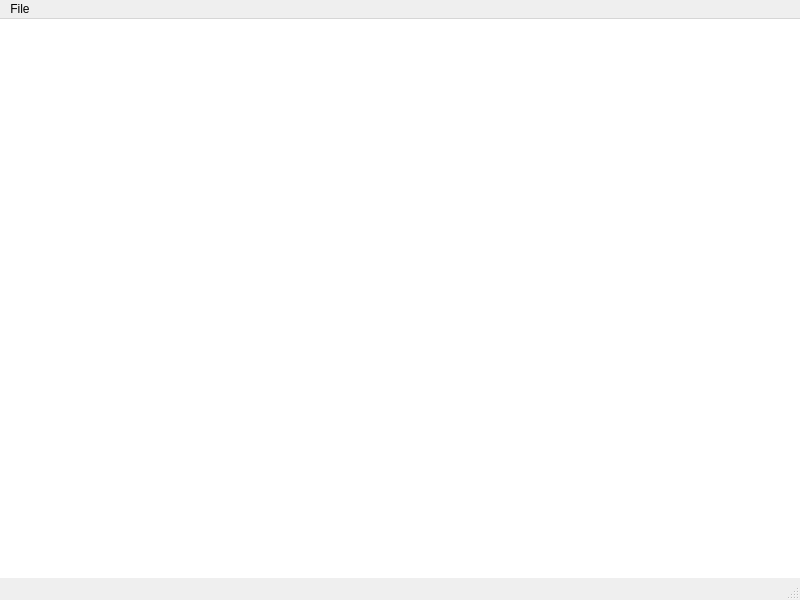
<?xml version="1.0" encoding="UTF-8"?>
<ui version="4.0">
 <class>MainWindow</class>
 <widget class="QMainWindow" name="MainWindow">
  <property name="geometry">
   <rect>
    <x>0</x>
    <y>0</y>
    <width>800</width>
    <height>600</height>
   </rect>
  </property>
  <property name="mouseTracking">
   <bool>false</bool>
  </property>
  <property name="windowTitle">
   <string>Uml editor</string>
  </property>
  <widget class="QWidget" name="centralwidget">
   <widget class="QGraphicsView" name="graphicsView">
    <property name="enabled">
     <bool>true</bool>
    </property>
    <property name="geometry">
     <rect>
      <x>-55</x>
      <y>-29</y>
      <width>941</width>
      <height>701</height>
     </rect>
    </property>
    <property name="mouseTracking">
     <bool>true</bool>
    </property>
    <property name="contextMenuPolicy">
     <enum>Qt::DefaultContextMenu</enum>
    </property>
   </widget>
  </widget>
  <widget class="QMenuBar" name="menubar">
   <property name="geometry">
    <rect>
     <x>0</x>
     <y>0</y>
     <width>800</width>
     <height>20</height>
    </rect>
   </property>
   <widget class="QMenu" name="menuFiles">
    <property name="title">
     <string>File</string>
    </property>
    <addaction name="actionSave"/>
    <addaction name="actionSave_as"/>
    <addaction name="actionOpen"/>
   </widget>
   <addaction name="menuFiles"/>
  </widget>
  <widget class="QStatusBar" name="statusbar"/>
  <action name="actionSave">
   <property name="text">
    <string>Save</string>
   </property>
   <property name="shortcut">
    <string>Ctrl+S</string>
   </property>
  </action>
  <action name="actionSave_as">
   <property name="text">
    <string>Save as</string>
   </property>
  </action>
  <action name="actionOpen">
   <property name="text">
    <string>Open</string>
   </property>
  </action>
 </widget>
 <resources/>
 <connections/>
</ui>
